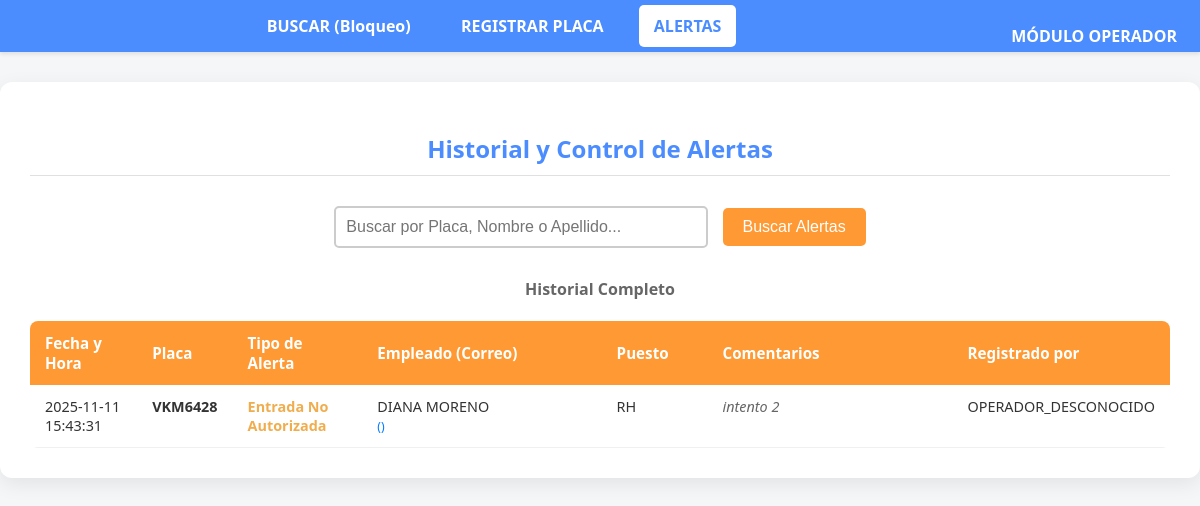
Before: /admin/alertas with the older database file.
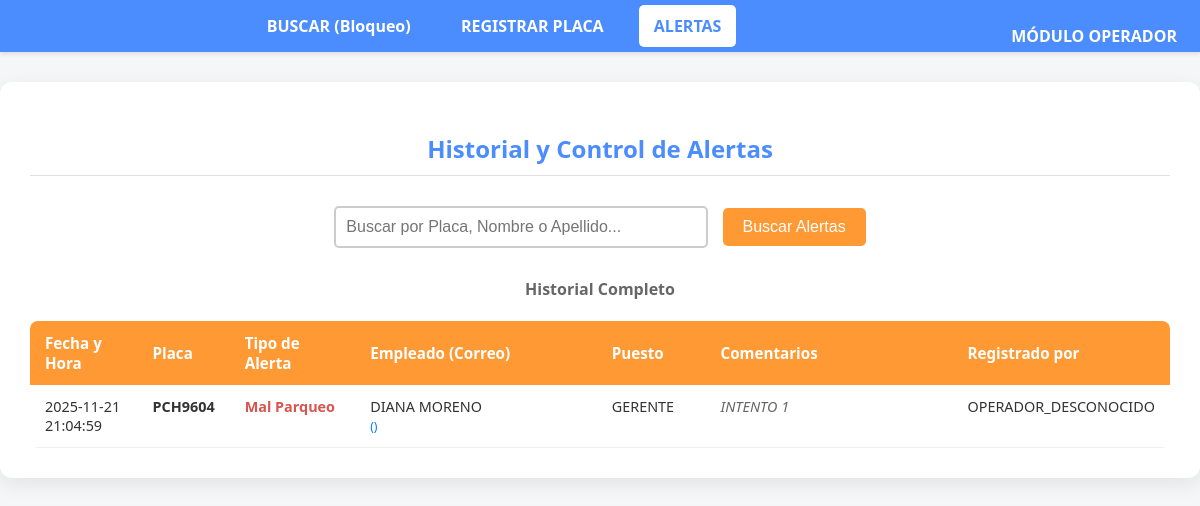
After: the same page with the newer database file.
### tables this page shows
CREATE TABLE ALERTAS_SANCIONES (
            id_alerta INTEGER PRIMARY KEY AUTOINCREMENT,
            fk_asociacion INTEGER NOT NULL, 
            placa_asociada TEXT NOT NULL, 
            fecha_hora_alerta TEXT,
            tipo_alerta TEXT,
            comentario_operador TEXT,
            operador_registra TEXT,
            FOREIGN KEY (fk_asociacion) REFERENCES EMPLEADO_VEHICULO_ASOCIACION(id_asociacion)
        );

CREATE TABLE EMPLEADOS (
            id_empleado INTEGER PRIMARY KEY AUTOINCREMENT, 
            nombre TEXT NOT NULL,
            apellido TEXT NOT NULL,
            puesto TEXT,
            sexo TEXT,
            foto_url TEXT,
            telefono TEXT UNIQUE,
            activo BOOLEAN DEFAULT 1 
        );

### app/routes.py (the view)
@main.route('/admin/alertas', methods=['GET'])
def admin_alerts():
    search_query = request.args.get('q') # Obtiene el parámetro de búsqueda
    if search_query:
        all_alerts = get_all_alerts(search_query)
        message = f"Resultados para: '{search_query}'"
    else:
        all_alerts = get_all_alerts()
        message = "Historial Completo"
    return render_template('admin_alertas.html', alerts=all_alerts, search_query=search_query, message=message)

### app/db_manager.py (called while the page is built)
def get_db_connection():
    conn = sqlite3.connect(DB_NAME)
    conn.execute('PRAGMA foreign_keys = ON')
    conn.row_factory = sqlite3.Row
    return conn

### templates/admin_alertas.html (shortened to what this page needs)
<!DOCTYPE html>
<html lang="es">
<head>
</head>
<body>
    <div class="header">
        <a href="{{ url_for('main.admin_dashboard') }}">BUSCAR (Bloqueo)</a>
        <a href="{{ url_for('main.admin_register') }}">REGISTRAR PLACA</a>
        <a href="{{ url_for('main.admin_alerts') }}" class="active">ALERTAS</a>
        <a href="{{ url_for('main.operador_consulta') }}" style="float: right;">MÓDULO OPERADOR</a>
    </div>
    <div class="container">
        <h2>Historial y Control de Alertas </h2>
        <div class="search-container">
            <form method="GET" action="{{ url_for('main.admin_alerts') }}">
                <input type="text" name="q" placeholder="Buscar por Placa, Nombre o Apellido..." value="{{ search_query if search_query }}" required>
                <button type="submit">Buscar Alertas</button>
            </form>
        </div>
        <h4 style="text-align: center; color: #666; margin-top: 15px;">{{ message }}</h4>
        {% if alerts %}
            <table>
                <thead>
                    <tr>
                        <th style="width: 10%;">Fecha y Hora</th>
                        <th style="width: 8%;">Placa</th>
                        <th style="width: 12%;">Tipo de Alerta</th>
                        <th style="width: 25%;">Empleado (Correo)</th>
                        <th style="width: 10%;">Puesto</th>
                        <th style="width: 25%;">Comentarios </th>
                        <th style="width: 10%;">Registrado por</th>
                    </tr>
                </thead>
                <tbody>
                    {% for alert in alerts %}
                    <tr>
                        <td>{{ alert.fecha_hora_alerta.split(' ')[0] }}<br>{{ alert.fecha_hora_alerta.split(' ')[1] }}</td>
                        <td class="placa-style">{{ alert.placa_asociada }}</td>
                        {% set tipo_clase = alert.tipo_alerta.split(' ')[0] %}
                        <td class="tipo-{{ tipo_clase }}">{{ alert.tipo_alerta }}</td>
                        <td>
                            {{ alert.nombre }} {{ alert.apellido }}<br>
                            <span style="color: #007bff; font-size: 0.85em;">({{ alert.correo }})</span>
                        </td>
                        <td>{{ alert.puesto }}</td>
                        <td class="comment-style">{{ alert.comentario_operador }}</td>
                        <td>{{ alert.operador_registra }}</td>
                    </tr>
                    {% endfor %}
                </tbody>
            </table>
        {% else %}
            <p style="text-align: center; margin-top: 50px; font-size: 1.2em; color: #666;">
                <span style="font-size: 1.5em; display: block; margin-bottom: 10px;">🛡️</span>
                No hay alertas o sanciones registradas
            </p>
        {% endif %}
    </div>
</body>
</html>

Changed rows visible on the page:
changed ALERTAS_SANCIONES "OPERADOR_DESCONOCIDO": fecha_hora_alerta "2025-11-11" → "2025-11-21"; fecha_hora_alerta "15:43:31" → "21:04:59"; placa_asociada "VKM6428" → "PCH9604"; tipo_alerta "Entrada No Autorizada" → "Mal Parqueo"; puesto "RH" → "GERENTE"; comentario_operador "intento 2" → "INTENTO 1"
